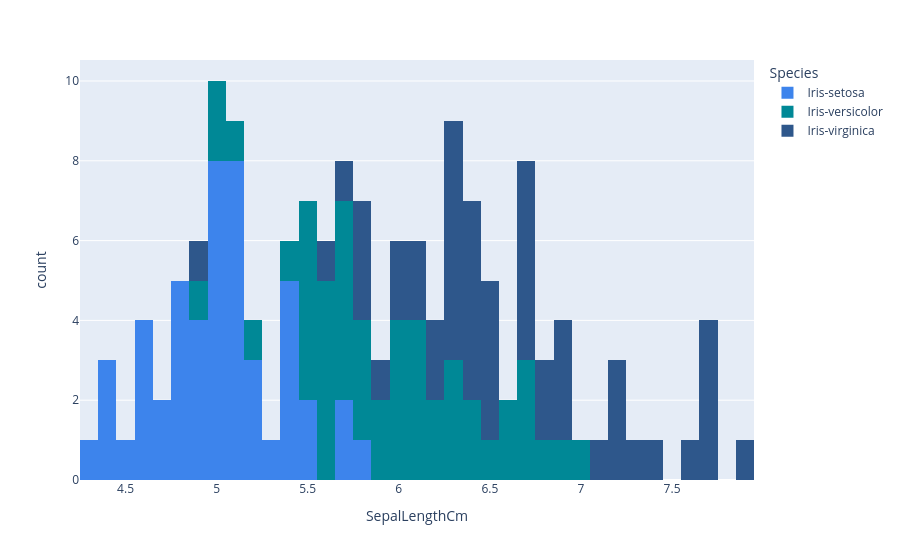

This figure's notebook cell:
### Code cell
fig = px.histogram(iris, x="SepalLengthCm", color="Species", color_discrete_sequence=COLOUR_SEQUENCE, nbins=50)
fig.show()

### Figure 1 — Plotly figure (JSON) as saved in the notebook; plotly's stock layout.template omitted (floating-point values rounded to 4 significant figures)
{"data": [{"bingroup": "x", "hovertemplate": "Species=Iris-setosa<br>SepalLengthCm=%{x}<br>count=%{y}<extra></extra>", "legendgroup": "Iris-setosa", "marker": {"color": "#3d84ec", "pattern": {"shape": ""}}, "name": "Iris-setosa", "nbinsx": 50, "orientation": "v", "showlegend": true, "type": "histogram", "x": [5.1, 4.9, 4.7, 4.6, 5.0, 5.4, 4.6, 5.0, 4.4, 4.9, 5.4, 4.8, 4.8, 4.3, 5.8, 5.7, 5.4, 5.1, 5.7, 5.1, 5.4, 5.1, 4.6, 5.1, 4.8, 5.0, 5.0, 5.2, 5.2, 4.7, 4.8, 5.4, 5.2, 5.5, 4.9, 5.0, 5.5, 4.9, 4.4, 5.1, 5.0, 4.5, 4.4, 5.0, 5.1, 4.8, 5.1, 4.6, 5.3, 5.0], "xaxis": "x", "yaxis": "y"}, {"bingroup": "x", "hovertemplate": "Species=Iris-versicolor<br>SepalLengthCm=%{x}<br>count=%{y}<extra></extra>", "legendgroup": "Iris-versicolor", "marker": {"color": "#008896", "pattern": {"shape": ""}}, "name": "Iris-versicolor", "nbinsx": 50, "orientation": "v", "showlegend": true, "type": "histogram", "x": [7.0, 6.4, 6.9, 5.5, 6.5, 5.7, 6.3, 4.9, 6.6, 5.2, 5.0, 5.9, 6.0, 6.1, 5.6, 6.7, 5.6, 5.8, 6.2, 5.6, 5.9, 6.1, 6.3, 6.1, 6.4, 6.6, 6.8, 6.7, 6.0, 5.7, 5.5, 5.5, 5.8, 6.0, 5.4, 6.0, 6.7, 6.3, 5.6, 5.5, 5.5, 6.1, 5.8, 5.0, 5.6, 5.7, 5.7, 6.2, 5.1, 5.7], "xaxis": "x", "yaxis": "y"}, {"bingroup": "x", "hovertemplate": "Species=Iris-virginica<br>SepalLengthCm=%{x}<br>count=%{y}<extra></extra>", "legendgroup": "Iris-virginica", "marker": {"color": "#2E578B", "pattern": {"shape": ""}}, "name": "Iris-virginica", "nbinsx": 50, "orientation": "v", "showlegend": true, "type": "histogram", "x": [6.3, 5.8, 7.1, 6.3, 6.5, 7.6, 4.9, 7.3, 6.7, 7.2, 6.5, 6.4, 6.8, 5.7, 5.8, 6.4, 6.5, 7.7, 7.7, 6.0, 6.9, 5.6, 7.7, 6.3, 6.7, 7.2, 6.2, 6.1, 6.4, 7.2, 7.4, 7.9, 6.4, 6.3, 6.1, 7.7, 6.3, 6.4, 6.0, 6.9, 6.7, 6.9, 5.8, 6.8, 6.7, 6.7, 6.3, 6.5, 6.2, 5.9], "xaxis": "x", "yaxis": "y"}], "layout": {"barmode": "relative", "legend": {"title": {"text": "Species"}, "tracegroupgap": 0}, "margin": {"t": 60}, "xaxis": {"anchor": "y", "domain": [0, 1], "title": {"text": "SepalLengthCm"}}, "yaxis": {"anchor": "x", "domain": [0, 1], "title": {"text": "count"}}}}
